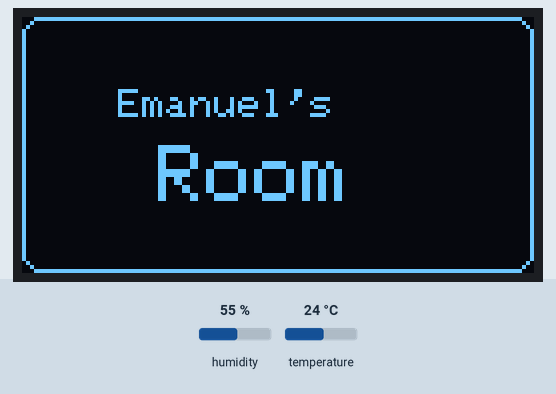
Simulated run of this program. Board: ESP32. On the bench: 128×64 one-colour display. The test bench sets the inputs (shaded band); at power-on: humidity 55 %, temperature 24 °C. What the program prints to the serial monitor is not drawn.

Above: at 1.1 s.
At 4.0 s:
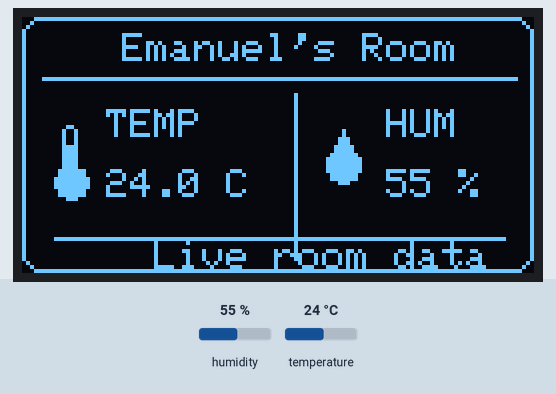
4.1 s: humidity set to 22 %
At 6.2 s:
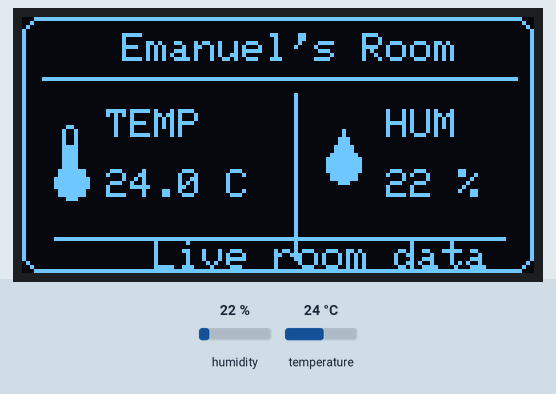
6.8 s: temperature set to 12 °C
At 8.4 s:
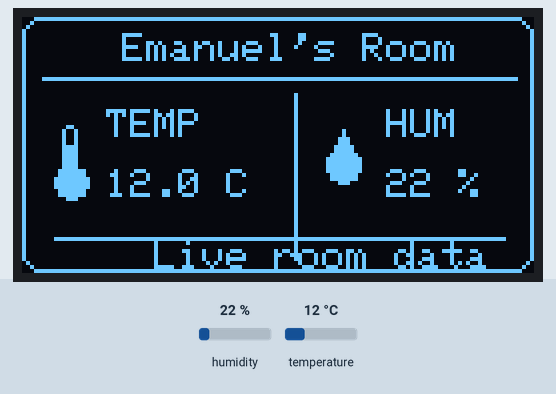
9.5 s: humidity set to 40 %
At 11.4 s:
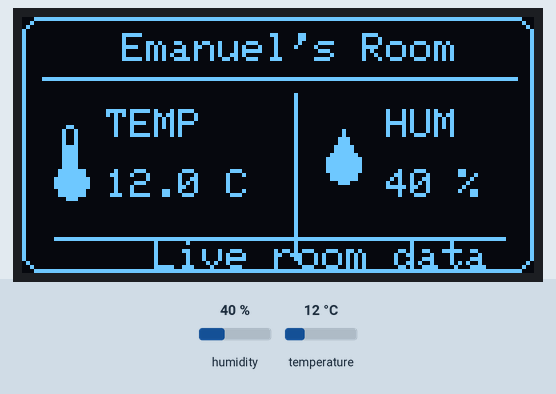
12.6 s: temperature set to 19 °C
Timing chart, 0 to 15.6 s (numbered marks = the images above; inputs shaded):
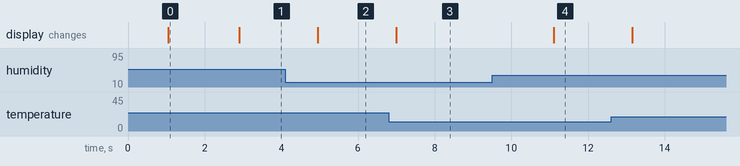

The program:

main.cpp
```cpp
#include <Arduino.h>
#include <Wire.h>
#include <DHT.h>
#include <Adafruit_GFX.h>
#include <Adafruit_SSD1306.h>

#define DHTPIN 4
#define DHTTYPE DHT11

#define SCREEN_WIDTH 128
#define SCREEN_HEIGHT 64

DHT dht(DHTPIN, DHTTYPE);
Adafruit_SSD1306 display(SCREEN_WIDTH, SCREEN_HEIGHT, &Wire, -1);

void drawThermometerIcon(int x, int y) {
  display.drawRoundRect(x + 3, y, 4, 12, 2, SSD1306_WHITE);
  display.fillRect(x + 4, y + 5, 2, 6, SSD1306_WHITE);
  display.fillCircle(x + 5, y + 14, 4, SSD1306_WHITE);
}

void drawDropletIcon(int x, int y) {
  display.fillTriangle(x + 4, y, x, y + 7, x + 8, y + 7, SSD1306_WHITE);
  display.fillCircle(x + 4, y + 9, 4, SSD1306_WHITE);
}

void showStartupScreen() {
  display.clearDisplay();

  display.drawRoundRect(0, 0, 128, 64, 5, SSD1306_WHITE);

  display.setTextColor(SSD1306_WHITE);
  display.setTextSize(1);

  display.setCursor(24, 18);
  display.println("Emanuel's");

  display.setTextSize(2);
  display.setCursor(34, 32);
  display.println("Room");

  display.display();
  delay(1800);
}

void showErrorScreen() {
  display.clearDisplay();

  display.drawRoundRect(0, 0, 128, 64, 5, SSD1306_WHITE);

  display.setTextColor(SSD1306_WHITE);
  display.setTextSize(1);

  display.setCursor(28, 14);
  display.println("Sensor error");

  display.drawLine(15, 28, 113, 28, SSD1306_WHITE);

  display.setCursor(18, 39);
  display.println("Check DHT11 wires");

  display.display();
}

void showMainScreen(float temperature, float humidity) {
  display.clearDisplay();

  // Outer frame
  display.drawRoundRect(0, 0, 128, 64, 5, SSD1306_WHITE);

  // Header
  display.setTextColor(SSD1306_WHITE);
  display.setTextSize(1);
  display.setCursor(25, 4);
  display.println("Emanuel's Room");

  display.drawLine(5, 15, 123, 15, SSD1306_WHITE);

  // Temperature side
  drawThermometerIcon(7, 27);

  display.setTextSize(1);
  display.setCursor(21, 23);
  display.println("TEMP");

  display.setCursor(21, 38);
  display.print(temperature, 1);
  display.print(" C");

  // Divider
  display.drawLine(68, 19, 68, 60, SSD1306_WHITE);

  // Humidity side
  drawDropletIcon(76, 28);

  display.setTextSize(1);
  display.setCursor(91, 23);
  display.println("HUM");

  display.setCursor(91, 38);
  display.print(humidity, 0);
  display.print(" %");

  // Small bottom detail line
  display.drawLine(8, 55, 120, 55, SSD1306_WHITE);
  display.setCursor(33, 56);
  display.print("Live room data");

  display.display();
}

void setup() {
  Serial.begin(115200);
  delay(1000);

  dht.begin();

  Wire.begin(21, 22); // SDA, SCL

  Serial.println("Starting Emanuel's Room");

  if (!display.begin(SSD1306_SWITCHCAPVCC, 0x3C)) {
    Serial.println("OLED screen not found");
    while (true);
  }

  showStartupScreen();
}

void loop() {
  float humidity = dht.readHumidity();
  float temperature = dht.readTemperature();

  if (isnan(humidity) || isnan(temperature)) {
    Serial.println("Failed to read from DHT11");
    showErrorScreen();
    delay(2000);
    return;
  }

  Serial.print("Temperature: ");
  Serial.print(temperature);
  Serial.print(" C, Humidity: ");
  Serial.print(humidity);
  Serial.println(" %");

  showMainScreen(temperature, humidity);

  delay(2000);
}
```

Measured:
- after the input at 4.1 s, the display: changes after 0.85 s (image 2)
- after the input at 6.8 s, the display: changes after 0.20 s (image 3)
- after the input at 9.5 s, the display: changes after 1.6 s (image 4)
- what the display in image 0 shows lasts 1.8 s, from 1.1 s to 2.9 s
